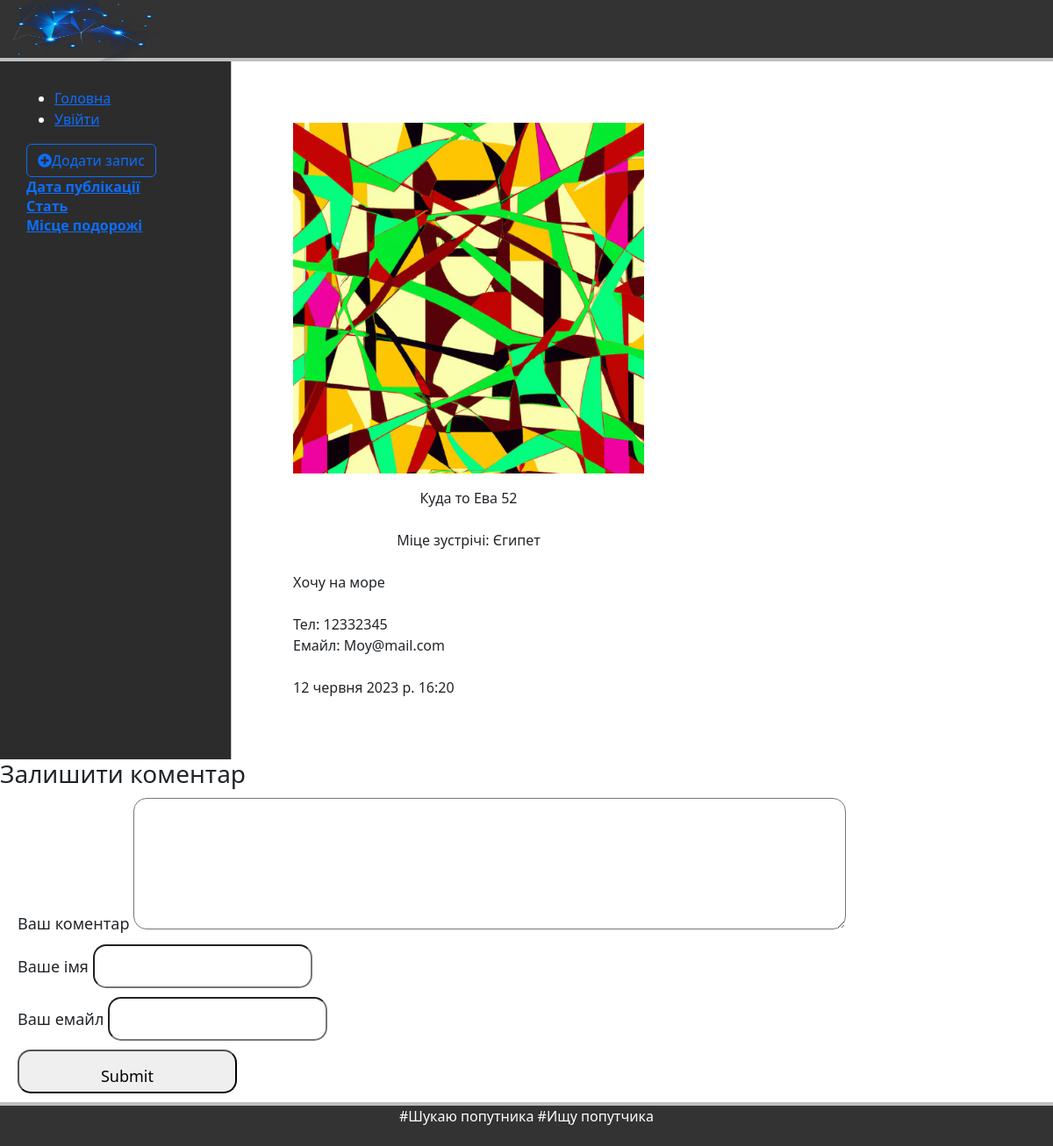
/20, run on the app's committed database.
### journey/models.py (models this page shows, shortened)
class Post(models.Model):
    autor = models.CharField('Автор ', max_length=50)
    age = models.CharField('Вік ', max_length=2)
    sex = models.CharField('Стать ', max_length=1, choices=GENDER_CHOICES)
    image = models.ImageField('Світлина ', upload_to='image/%Y', blank=True, null=True)
    title = models.CharField('Заголовок ', max_length=150)
    place = models.CharField('Місце подорожі ', max_length=150, choices=COUNTRY_CHOICES, blank=True, null=True)
    description = models.TextField('Опис ', max_length=2000)
    phone = models.CharField('Тел ', max_length=20, validators=[validate_integer])
    mail = models.EmailField('Емайл ', max_length=20, validators=[validate_email])
    date = models.DateTimeField('Дата публікації ', auto_now_add=True)
    class Meta:
        verbose_name = 'Запиc'
        verbose_name_plural = 'Записи'

### journey/views.py (the view)
# urls.py: path('<int:pk>', views.PostViewDetail.as_view()),#, name='detail'),
class PostViewDetail(View):
    def get(self, request, pk):
        post = Post.objects.get(id=pk)
        return render(request, 'journey/detail.html', {'post': post})

### journey/templates/journey/detail.html (shortened to what this page needs)
{% extends 'journey/base.html' %}
{% load static %}
{% block content %}
{% if post.image %}
    <div class="image">
        <p align="center">
            <img src="{{ post.image.url }}" width="400px"/>
        </p>
    </div>
{% else %}
    <div class="image">
        <p align="center">
            <img src="{% static 'img/default.png' %}" width="300px"/>
        </p>
    </div>
{% endif %}
    <div align="center">
        <span>{{post.title}}  {{post.autor}}  {{post.age}}</span>
    </div>
    <div align="center">
        <br>
        Міце зустрічі: {{post.get_place_display}}
    </div>
    <div>
        <br>
        {{post.description}}
    </div>
    <div>
        <br>
        Тел: {{post.phone}}
        <br>
        Емайл: {{post.mail}}
    </div>
    <div>
        <br>
        {{post.date}}
        <br>
    </div>
</div>
<div class="form-comment">
    <h3>Залишити коментар</h3>
    <div>
        <form action="{% url 'add_comments' post.id %}" method="post">
            <div>
                <label>Ваш коментар</label>
                <textarea name="text_comments" id="" cols="30" rows="10"></textarea>
            </div>
            <div>
                <label>Ваше імя</label>
                <input type="text" name="name">
            </div>
            <div>
                <label>Ваш емайл</label>
                <input type="email" name="email">
            </div>
            <div>
                <input type="submit">
            </div>
        </form>
    </div>
</div>
{% endblock %}

### journey/static/css/style.css (style rules this page uses)
* { margin: 0; padding: 0; }
.form-comment { font-size: 18px; }
.form-comment label { margin: 10px 10 px; }
.form-comment input { border-radius: 15px; padding: 15px; height: 50px; width: 250px; }
.form-comment textarea { border-radius: 15px; padding: 15px; height: 150px; width: 70%; resize: vertical; }
.form-comment div { margin: 10px; }

### data on the page
Post: image (picture), title "Куда то", autor "Ева", age "52", place "Єгипет", description "Хочу на море", phone "12332345", mail "Moy@mail.com", date "12 червня 2023 р. 16:20"
